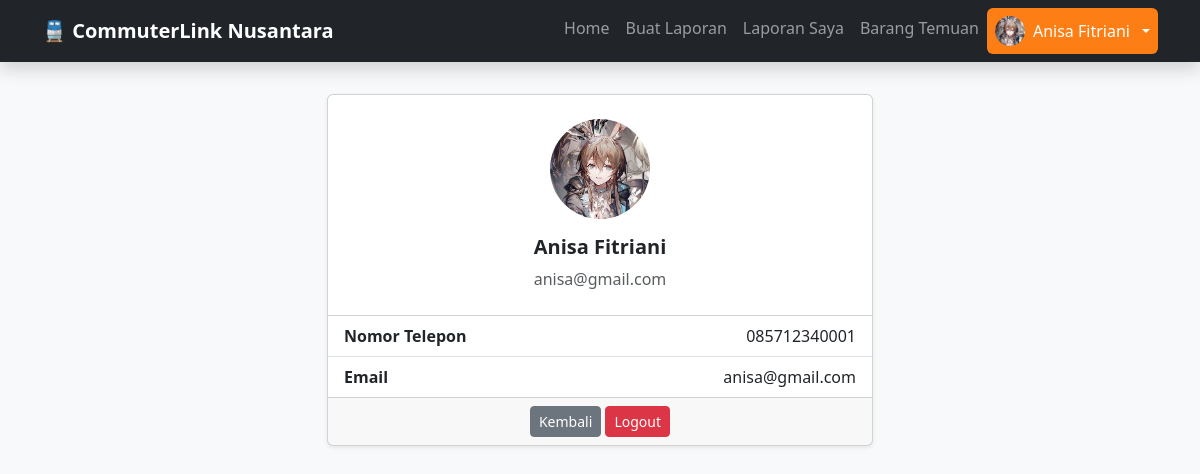
/commuter/profil_pelapor.php (signed in), run on the app's committed database.
### tables this page shows
CREATE TABLE `pelapor` (
  `id_pelapor` INT(11) NOT NULL AUTO_INCREMENT,
  `nama_pelapor` VARCHAR(100) NOT NULL,
  `email` VARCHAR(100) NOT NULL,
  `password` VARCHAR(255) NOT NULL,
  `nomor_telepon` VARCHAR(20) NOT NULL,
  `image` TEXT,
  PRIMARY KEY (`id_pelapor`),
  UNIQUE KEY `email_pelapor` (`email`)
);

### commuter/profil_pelapor.php (the view, shortened to what this page needs)
<?php
include 'connection.php';
$id   = $_SESSION['id_pelapor'] ?? 0;
$nama = $_SESSION['nama_pelapor'] ?? 'Pelapor';
$image = $_SESSION['image_pelapor'] ?? '';
$q_profil = mysqli_query($con, "SELECT * FROM pelapor WHERE id_pelapor = $id");
$profil   = mysqli_fetch_assoc($q_profil);
?>
<!DOCTYPE html>
<html lang="id">
<head>
    <link rel="stylesheet" href="bootstrap/css/bootstrap.min.css">
</head>
<body>
    <nav class="navbar navbar-expand-lg navbar-dark bg-dark fixed-top shadow">
        <div class="container">
            <a class="navbar-brand fw-bold" href="pelapor.php">
                🚆 CommuterLink Nusantara
            </a>
            <div class="collapse navbar-collapse" id="navbarNav">
                <ul class="navbar-nav ms-auto nav-pills">
                    <li class="nav-item">
                        <a class="nav-link" href="pelapor.php">Home</a>
                    </li>
                    <li class="nav-item">
                        <a class="nav-link" href="buat_laporan.php">Buat Laporan</a>
                    </li>
                    <li class="nav-item">
                        <a class="nav-link" href="laporan_saya.php">Laporan Saya</a>
                    </li>
                    <li class="nav-item">
                        <a class="nav-link" href="barang_temuan.php">Barang Temuan</a>
                    </li>
                    <li class="nav-item dropdown">
                        <a class="nav-link dropdown-toggle d-flex align-items-center gap-2 active"
                           href="#" role="button" data-bs-toggle="dropdown">
                            <img src="<?= $image ? 'image/' . $image : 'icon/user.ico' ?>"
                            alt="Profile"
                            class="profile-img rounded-circle"
                            onerror="this.src='icon/user.ico'">
                            <?= $nama ?>
                        </a>
                    </li>
                </ul>
            </div>
        </div>
    </nav>
    <div class="container py-4">
        <div class="row justify-content-center">
            <div class="col-md-6">
                <div class="card shadow-sm">
                    <div class="card-body text-center py-4">
                        <img src="image/<?= $profil['image'] ?>"
                             onerror="this.src='image/default.jpg'"
                             class="rounded-circle mb-3"
                             style="width:100px; height:100px; object-fit:cover;">
                        <h5 class="fw-bold"><?= $profil['nama_pelapor'] ?></h5>
                        <p class="text-muted mb-0"><?= $profil['email'] ?></p>
                    </div>
                    <ul class="list-group list-group-flush">
                        <li class="list-group-item">
                            <strong>Nomor Telepon</strong>
                            <span class="float-end"><?= $profil['nomor_telepon'] ?></span>
                        </li>
                        <li class="list-group-item">
                            <strong>Email</strong>
                            <span class="float-end"><?= $profil['email'] ?></span>
                        </li>
                    </ul>
                    <div class="card-footer text-center">
                        <a href="pelapor.php" class="btn btn-secondary btn-sm">Kembali</a>
                        <a href="logout.php" class="btn btn-danger btn-sm">Logout</a>
                    </div>
                </div>
            </div>
        </div>
    </div>
</body>
</html>

### commuter/profil_pelapor.php (style rules this page uses)
body { padding-top: 70px; background-color: #f8f9fa; }
.nav-pills .nav-link.active { background-color: #fd7e14 !important; }
.profile-img { width: 30px; height: 30px; object-fit: cover; }

### data on the page
pelapor: image (picture), nama_pelapor "Anisa Fitriani", email "anisa@gmail.com", nomor_telepon "085712340001"

### other printed values
$nama "Anisa Fitriani"
